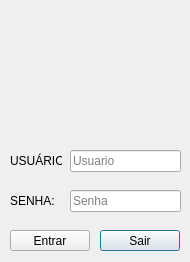
<?xml version="1.0" encoding="UTF-8"?>
<ui version="4.0">
 <class>Login</class>
 <widget class="QDialog" name="Login">
  <property name="geometry">
   <rect>
    <x>0</x>
    <y>0</y>
    <width>190</width>
    <height>262</height>
   </rect>
  </property>
  <property name="windowTitle">
   <string>Dialog</string>
  </property>
  <widget class="QLineEdit" name="lineSenha">
   <property name="geometry">
    <rect>
     <x>70</x>
     <y>190</y>
     <width>111</width>
     <height>22</height>
    </rect>
   </property>
   <property name="echoMode">
    <enum>QLineEdit::Password</enum>
   </property>
   <property name="placeholderText">
    <string>Senha</string>
   </property>
  </widget>
  <widget class="QLabel" name="label">
   <property name="geometry">
    <rect>
     <x>10</x>
     <y>150</y>
     <width>52</width>
     <height>21</height>
    </rect>
   </property>
   <property name="text">
    <string>USUÁRIO:</string>
   </property>
  </widget>
  <widget class="QLineEdit" name="lineUsuario">
   <property name="geometry">
    <rect>
     <x>70</x>
     <y>150</y>
     <width>111</width>
     <height>22</height>
    </rect>
   </property>
   <property name="placeholderText">
    <string>Usuario</string>
   </property>
  </widget>
  <widget class="QLabel" name="label_2">
   <property name="geometry">
    <rect>
     <x>10</x>
     <y>190</y>
     <width>52</width>
     <height>21</height>
    </rect>
   </property>
   <property name="text">
    <string>SENHA:</string>
   </property>
  </widget>
  <widget class="QPushButton" name="btnSair">
   <property name="geometry">
    <rect>
     <x>100</x>
     <y>230</y>
     <width>80</width>
     <height>21</height>
    </rect>
   </property>
   <property name="text">
    <string>Sair</string>
   </property>
  </widget>
  <widget class="QPushButton" name="btnEntrar">
   <property name="geometry">
    <rect>
     <x>10</x>
     <y>230</y>
     <width>80</width>
     <height>21</height>
    </rect>
   </property>
   <property name="text">
    <string>Entrar</string>
   </property>
  </widget>
  <widget class="QLabel" name="label_3">
   <property name="geometry">
    <rect>
     <x>40</x>
     <y>10</y>
     <width>111</width>
     <height>111</height>
    </rect>
   </property>
   <property name="text">
    <string/>
   </property>
   <property name="pixmap">
    <pixmap resource="data.qrc">:/img/7640.png</pixmap>
   </property>
   <property name="scaledContents">
    <bool>true</bool>
   </property>
  </widget>
 </widget>
 <tabstops>
  <tabstop>lineUsuario</tabstop>
  <tabstop>lineSenha</tabstop>
  <tabstop>btnEntrar</tabstop>
  <tabstop>btnSair</tabstop>
 </tabstops>
 <resources>
  <include location="data.qrc"/>
 </resources>
 <connections>
  <connection>
   <sender>btnSair</sender>
   <signal>clicked()</signal>
   <receiver>Login</receiver>
   <slot>close()</slot>
   <hints>
    <hint type="sourcelabel">
     <x>125</x>
     <y>241</y>
    </hint>
    <hint type="destinationlabel">
     <x>158</x>
     <y>114</y>
    </hint>
   </hints>
  </connection>
 </connections>
</ui>
